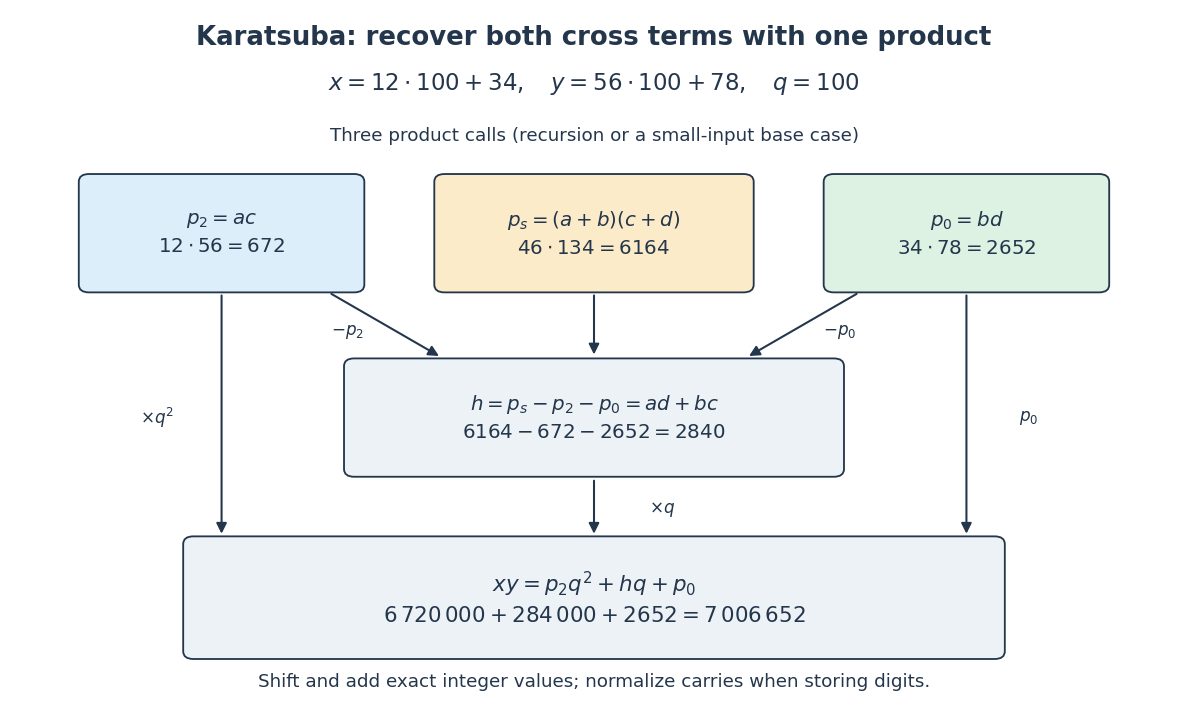

This figure's Python source:
"""Draw the exact three-product trace; write a matching PNG in the CWD.

Tested with Python 3.14, matplotlib 3.10.7 and numpy 2.3.5.
"""

from pathlib import Path

import matplotlib.pyplot as plt
from matplotlib.patches import FancyArrowPatch, FancyBboxPatch


def main():
    fig, ax = plt.subplots(figsize=(10.8, 6.6), dpi=110)
    fig.patch.set_facecolor("white")
    ax.set_facecolor("white")
    ax.set(xlim=(0, 10), ylim=(0, 8))
    ax.axis("off")
    ink = "#24364b"

    def box(x, y, w, h, label, color="#edf2f7", size=13):
        ax.add_patch(FancyBboxPatch((x - w / 2, y - h / 2), w, h,
                     boxstyle="round,pad=0.09", facecolor=color,
                     edgecolor=ink, linewidth=1.2, zorder=2))
        ax.text(x, y, label, ha="center", va="center", fontsize=size,
                color=ink, linespacing=1.45, zorder=3)

    def arrow(start, end, label=None, label_at=None):
        ax.add_patch(FancyArrowPatch(start, end, arrowstyle="-|>",
                     mutation_scale=14, color=ink, linewidth=1.35, zorder=1))
        if label:
            ax.text(*label_at, label, ha="center", va="center", fontsize=11,
                    color=ink, bbox={"facecolor": "white", "edgecolor": "none", "pad": 2})

    ax.text(5, 7.65, "Karatsuba: recover both cross terms with one product",
            ha="center", fontsize=17, color=ink, weight="bold")
    ax.text(5, 7.12, r"$x=12\cdot100+34,\quad y=56\cdot100+78,\quad q=100$",
            ha="center", fontsize=15, color=ink)
    ax.text(5, 6.52, "Three product calls (recursion or a small-input base case)",
            ha="center", fontsize=12, color=ink)
    box(1.7, 5.45, 2.35, 1.2, r"$p_2=ac$" + "\n" + r"$12\cdot56=672$", "#dceefa")
    box(5, 5.45, 2.65, 1.2, r"$p_s=(a+b)(c+d)$" + "\n" + r"$46\cdot134=6164$", "#fcebc8")
    box(8.3, 5.45, 2.35, 1.2, r"$p_0=bd$" + "\n" + r"$34\cdot78=2652$", "#ddf2e3")
    box(5, 3.3, 4.25, 1.2,
        "$h=p_s-p_2-p_0=ad+bc$\n$6164-672-2652=2840$")
    arrow((5, 4.76), (5, 4.0))
    arrow((2.65, 4.76), (3.65, 4.0), "$-p_2$", (2.82, 4.30))
    arrow((7.35, 4.76), (6.35, 4.0), "$-p_0$", (7.18, 4.30))
    box(5, 1.2, 7.1, 1.25,
        r"$xy=p_2q^2+hq+p_0$" + "\n" + r"$6\,720\,000+284\,000+2652=7\,006\,652$", size=14)
    arrow((5, 2.6), (5, 1.91), r"$\times q$", (5.6, 2.23))
    arrow((1.7, 4.76), (1.7, 1.91), r"$\times q^2$", (1.13, 3.30))
    arrow((8.3, 4.76), (8.3, 1.91), "$p_0$", (8.85, 3.30))
    ax.text(5, 0.16, "Shift and add exact integer values; normalize carries when storing digits.",
            ha="center", fontsize=12, color=ink)
    fig.subplots_adjust(left=0.025, right=0.975, bottom=0.035, top=0.98)
    fig.savefig(Path.cwd() / (Path(__file__).stem + ".png"), facecolor="white",
                transparent=False)
    plt.close(fig)


if __name__ == "__main__":
    main()
